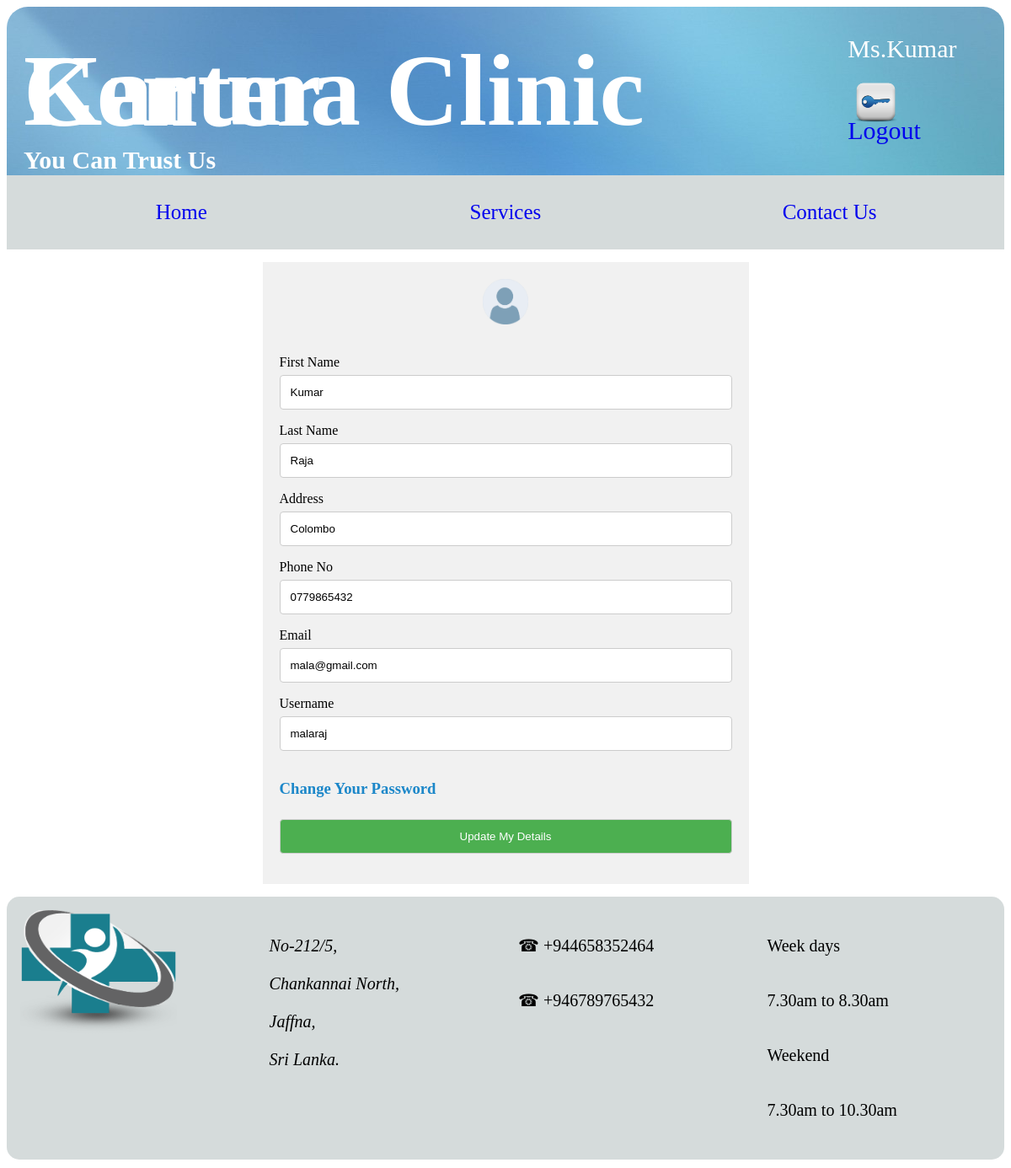
The app's page /labassisstant_change_profile.php (signed in) with its own data.
### tables this page shows
CREATE TABLE IF NOT EXISTS `lab_assistant` (
  `Labassistant_id` int(10) NOT NULL AUTO_INCREMENT,
  `First_Name` varchar(20) NOT NULL,
  `Last_Name` varchar(20) NOT NULL,
  `Address` varchar(20) NOT NULL,
  `Phone_No` varchar(10) NOT NULL,
  `Email` varchar(20) NOT NULL,
  `Username` varchar(10) NOT NULL,
  `Password` varchar(10) NOT NULL,
  `Admin_id` int(10) NOT NULL DEFAULT '1',
  PRIMARY KEY (`Labassistant_id`),
  KEY `Admin_id` (`Admin_id`)
);

### labassisstant_change_profile.php (the view, shortened to what this page needs)
<?php
$con=new mysqli('localhost','root','','karuna_clinic_center');
?>
<!DOCTYPE html>
<html>
<head>
</head>
<body>
<div class="title col-12">
	<div class="a col-10">
		<h1>Karuna Clinic Center</h1>
		<h2 style="font-family:Agency FB;font-size:30px;">You Can Trust Us</h2>
		</div>
		<div class="b col-2">
		<?php
	if(isset($_SESSION['Labassistant_id'])){
		$Labassistant_id=$_SESSION['Labassistant_id'];
		$row=$_SESSION['First_Name'];
		echo "<p id='name'>Ms.".$row."</p>";
	}
	?>
		<p><image src="images/login-icon-png-20.png" width="40%" height="40%"></br><a href="logout.php" style="font-family:Agency FB;font-size:30px;"> Logout</a></p>
		</div>
	</div>
	<div class="header col-12">
		<div  class="Home col-4">
			<a href="Home.php">Home</a>
		</div>
		<div class="Customer col-4">
			<a href="Services.php">Services</a>
		</div>
		<div class="Contact col-4">
			<a href="Contact.php">Contact Us</a>
		</div>
		</div>
			<div class = "xy col-12">
		<div class= "x col-3"></div>
<div class="container col-6">
  <form action="labassisstant_change_profile.php" method="post">
  <image src ="images\default_medium_avatar-57d58da4fc778fbd688dcbc4cbc47e14ac79839a9801187e42a796cbd6569847.png" width="10%" height="10%" class="center"></br>
    <label for="fname">First Name</label>
    <input type="text" id="fname" name="fname"  value="<?php echo $row;?>" required>
	<label for="lname">Last Name</label>
	<?php
	$query="select * from lab_assistant where Labassistant_id='$Labassistant_id'";
	$results = $con->query($query);
	while($rs=$results->fetch_assoc()) {
		?>
		<input type="text" id="lname" name="lname"  value="<?php echo $rs["Last_Name"]; ?>" required>
<label for="address">Address</label>
    <input type="text" id="address" name="address" value="<?php echo $rs["Address"]; ?>" required>
		<label for="phone">Phone No</label>
    <input type="tel" id="phone" placeholder="**********" pattern="^\d{10}$" name="phone" value="<?php echo $rs["Phone_No"]; ?>" required>
	<label for="email">Email</label>
    <input type="email" id="email" name="email" value="<?php echo $rs["Email"]; ?>" required>
	<label for="uname">Username</label>
    <input type="text" id="uname" name="uname" value="<?php echo $rs["Username"]; ?>" required>
	<?php
	}
	?>
	<h3><a href="labassistant_password.php"><blink>Change Your Password</blink></a></h3>
    <input type="submit" name="submit" id="submit" value="Update My Details">
  </form>
</div>
	</div>
	<div class="contact col-12">
		<div class="img col-3">
		<img src="images\logo-right.png" width="70%" height="150px">
		</div>
		<div class="address col-3">
		<p style="align:center"><address >No-212/5,</br> Chankannai North,</br> Jaffna,</br> Sri Lanka.</address></p><br/>
		</div>
		<div class="phone col-3">
		<p> &#9742 +944658352464</p>
		<p> &#9742 +946789765432</p>
		</div>
		<div class="time col-3">
		<p style="font-family:Agency FB";>Week days</p>
		<p style="font-family:Agency FB";>7.30am to 8.30am</p>
		<p style="font-family:Agency FB";>Weekend</p>
		<p style="font-family:Agency FB";>7.30am to 10.30am</p>
		</div>
	</div>
</body>
</html>

### labassisstant_change_profile.php (style rules this page uses)
* { box-sizing: border-box; }
.header::after { content: ""; clear: both; display: table; }
[class*="col-"] { float: left; padding: 15px; }
.col-2 { width: 16.66%; }
.col-3 { width: 25%; }
.col-4 { width: 33.33%; }
.col-6 { width: 50%; }
.col-10 { width: 83.33%; }
.col-12 { width: 100%; }
.title { height:200px; background-image:url("Aurora-Soft-Blue-abstract-wallpapers-illusions-polish-shape-abstract-aurora-1920x1080.jpg"); height:200px; border-radius: 25px 25px 0px 0px; font-family:Brush Script MT; font-size:60px; color: white; padding:5px; line-height:0.5px; }
.header { background-color: #d5dbdb; text-decoration: none; font-family:Algerian; color:#0b8276; font-size:25px; text-align:center; }
.b { font-family:Agency FB; font-size:30px; }
.contact { background-color: #d5dbdb ; padding:0.1%; border-radius: 15px; margin-bottom:10px; font-size:20px; line-height:45px; }
input[type=text],select,input[type=submit],input[type=email],input[type=tel] { width: 100%; padding: 12px; border: 1px solid #ccc; border-radius: 4px; box-sizing: border-box; margin-top: 6px; margin-bottom: 16px; }
.center { display: block; margin-left: auto; margin-right: auto; width: 10%; height: 10%; }
a:link { text-decoration:none; }
input[type=submit] { background-color: #4CAF50; color: white; }
blink { animation: blinker 0.6s linear infinite; color: #1c87c9; }
.container { background-color: #f1f1f1; padding: 20px; }

### records on screen
lab_assistant: lname "Raja", address "Colombo", phone "0779865432", email "mala@gmail.com", uname "malaraj"

### other values on screen
$row "Kumar"
